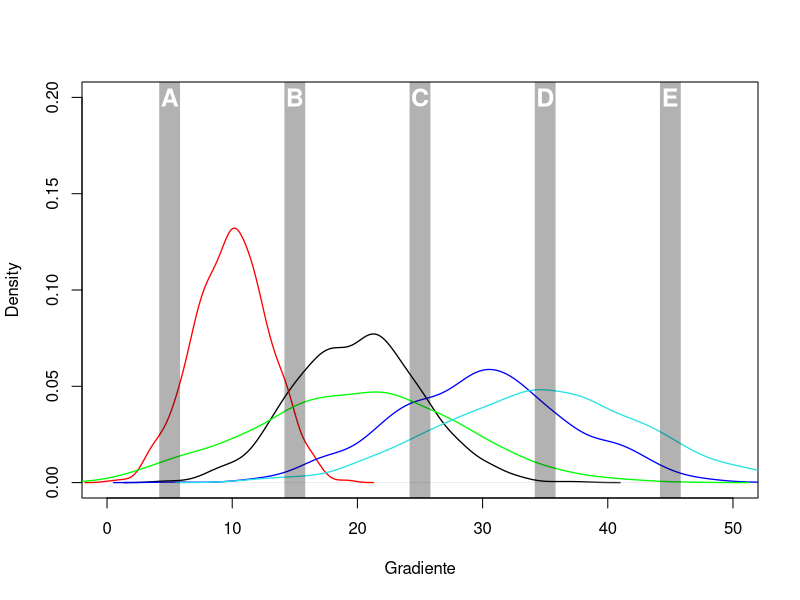
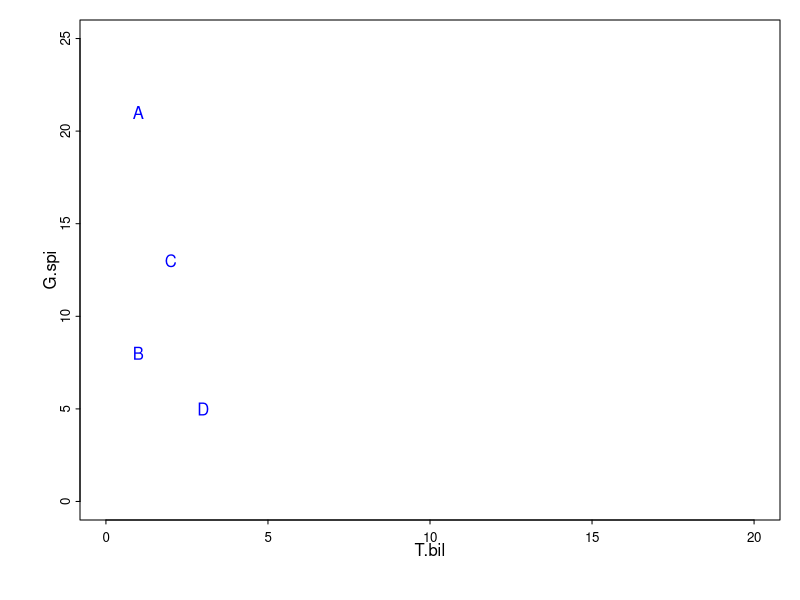
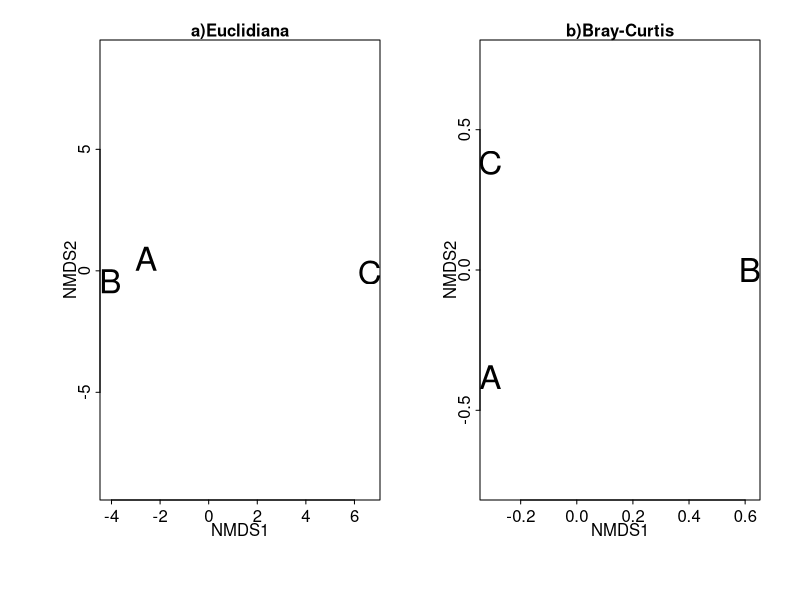
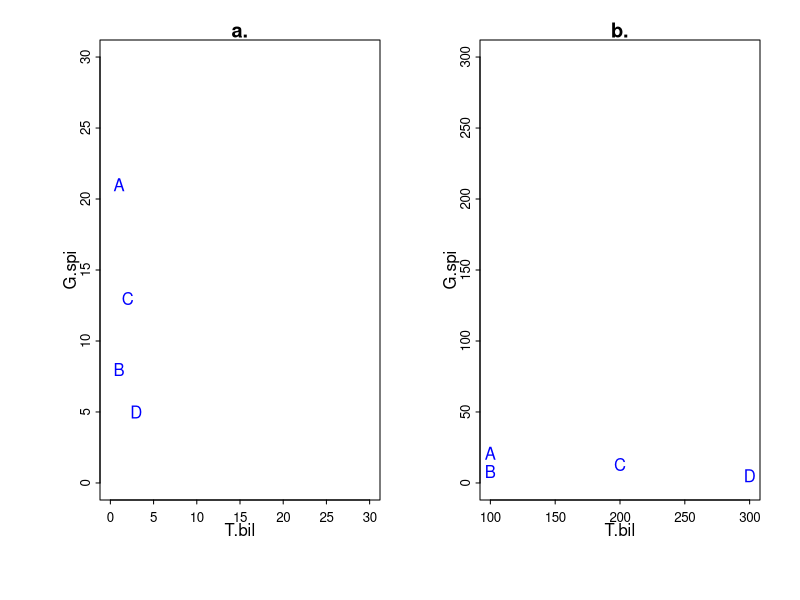
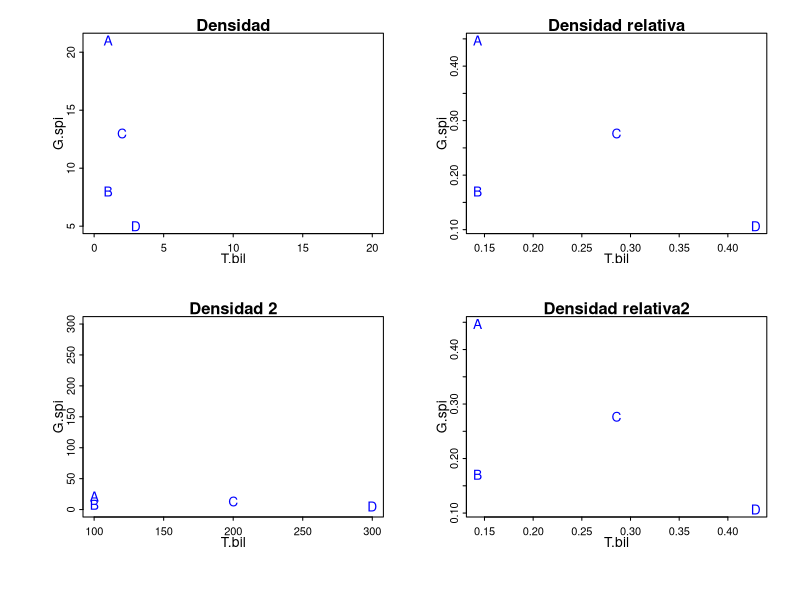

The R script that drew these images, in order:
## ---- chunk 1
set.seed(3)
com <- matrix(c(rnorm(1000, 20, 5), rnorm(1000, 10, 3),
                rnorm(1000, 30, 7), rnorm(1000, 20, 8),
                rnorm(1000, 35, 8)), 1000, 5)
colnames(com) <- letters[1:5]

plot(density(com[,"a"]),main = "", xlab="Gradiente", ylim=c(0, 0.2), xlim=c(0,50), lwd=1.3)
lines(density(com[,"b"]), col="red", lwd=1.3)
lines(density(com[,"c"]), col="blue", lwd=1.3)
lines(density(com[,"d"]), col="green", lwd=1.3)
lines(density(com[,"e"]), col=5, lwd=1.3)

abline(v=seq(5,45, by=10), lty=1, lwd=20, col=rgb(0,0,0,0.3))
text(seq(5,45, by=10),rep(0.20, 5),LETTERS[1:5], cex=1.5, font=2, col="white")

## ---- chunk 2
dens <- data.frame(T.bil = c(1, 1, 2, 3), G.spi = c(21, 8, 13, 5),
                   C.tri = c(11, 3, 7, 5), C.sca = c(16, 0, 9, 4))
row.names(dens) <- LETTERS[1:4]
## ---- chunk 3
par(mar=c(4,4,1,1), mgp=c(1,0.3,0), tcl= -0.2)
plot(dens[,1:2], type = "n", cex.axis=0.8, xlim=c(0,20), ylim=c(0,25)) 
text(dens[,1:2], row.names(dens), col ="blue")
## ---- chunk 4
comp <- dens
comp[comp>0] <- 1 #Generamos una matriz de presencia ausencia
comp

a <- sum(colSums(comp[1:2,])==1&comp[2,]==0)#Ocurren en A pero no en B
b <- sum(colSums(comp[1:2,])==1&comp[1,]==0)#Ocurren en B pero no en A
c <- sum(colSums(comp[1:2,])==2) #ocurren en A y B

## ---- chunk 5
Sor <- (2*c)/(a+b+(2*c))
Jac <- c/(a+b+c)
Sim <- c/c+min(a,b)

Sor; Jac; Sim
## ---- chunk 6
library(knitr)

MatPS <- rbind(dens[1:2,], apply(dens[1:2, ], 2, min))#Obtenemos el valor mínimo de cada especie
MatPS <- data.frame(MatPS, Medidas=rowSums(MatPS), Tipo= c("A", "B", "W")) #Obtenemos W,A,B

kable(MatPS, caption = "Medidas para obtener el porcentaje de Similitud", row.names = FALSE)
## ---- chunk 7
PS <- (2*MatPS[3,5])/(MatPS[1,5]+MatPS[2,5])
PS
## ---- chunk 8
dens
## ---- chunk 9
x <- dens[2, 1] - dens[3, 1]
x
## ---- chunk 10
y <- dens[2, 2] - dens[3, 2]
y
## ---- chunk 11
sqrt(x^2 + y^2)
## ---- chunk 12
dcMat <- data.frame(spp1=c(1,0,0),spp2=c(1,1,0),
                    spp3=c(0,1,0),sp4=c(0,1,0),
                    spp5=c(0,1,1), spp6=c(0,0,1))
rownames(dcMat) <- LETTERS[1:3]

kable(dcMat, caption = "Efecto del doble cero")

## ---- chunk 13
library(vegan)
vegdist(dcMat, "euclidean")
## ---- chunk 14
dcMat2 <- data.frame(spp1=c(0,1,0),spp2=c(1,0,8),
                    spp3=c(1,0,7))

rownames(dcMat2) <- LETTERS[1:3]

kable(dcMat2, caption = "Efecto de la abundancia")
## ---- chunk 15
dcMat2 <- data.frame(spp1=c(0,1,0),spp2=c(1,0,8),
                    spp3=c(1,0,7))

rownames(dcMat2) <- LETTERS[1:3]

kable(dcMat2, caption = "Efecto de la abundancia")
## ---- chunk 16
vegdist(dcMat2, "euclidean")
## ---- chunk 17

library(vegan) 

#Distancia Euclidiana
mdsE <- metaMDS(dcMat2, distance = "euc", autotransform = FALSE, trace = 0) 
#Distancia de Bray-Curtis
mdsB <- metaMDS(dcMat2, distance = "bray", autotransform = FALSE, trace = 0) 

## ---- chunk 18

par(mfcol=c(1,2), oma=c(1,1,1,1), mar=c(4,4,1,1),
    mgp=c(1,0.3,0), tcl= -0.2)

plot(mdsE, display = "sites", 
     type = "text",main="a)Euclidiana", 
     cex.axis= 1, cex.main=1, cex.lab=1, cex = 2)

plot(mdsB, display = "sites", type = "text", 
     main="b)Bray-Curtis", 
     cex.axis= 1, cex.main=1, cex.lab=1, cex = 2)
## ---- chunk 19
par(mar=c(4,4,1,1), mgp=c(1,0.3,0), mfcol=c(1,2), tcl= -0.2)
dens1 <- dens
dens1$T.bil <- dens1$T.bil*100
plot(dens[,1:2], type = "n", cex.axis=0.8, xlim=c(0,30), ylim=c(0,30), main="a.") 
text(dens[,1:2], row.names(dens), col ="blue")

plot(dens1[,1:2], type = "n", cex.axis=0.8, ylim=c(0,300), main="b.") 
text(dens1[,1:2], row.names(dens1), col ="blue")
## ---- chunk 20
dens[,1]/sum(dens[,1])
dens1[,1]/sum(dens1[,1])
## ---- chunk 21

dens3 <- dens[,1:2]

for(i in 1:2){
dens3[,i] <- dens[,i]/sum(dens[,i])
}
dens4 <- dens1[,1:2]

for(i in 1:2){
dens4[,i] <- dens1[,i]/sum(dens1[,i])
}

par(mfcol=c(2,2), mar=c(4,4,1,1), mgp=c(1,0.3,0), tcl= -0.2)
plot(dens[,1:2], type = "n", cex.axis=0.8, xlim=c(0,20), main = "Densidad") 
text(dens[,1:2], row.names(dens), col ="blue")

plot(dens1[,1:2], type = "n", cex.axis=0.8, ylim=c(0,300), main = "Densidad 2") 
text(dens1[,1:2], row.names(dens1), col ="blue")

plot(dens3, type = "n", cex.axis=0.8, main = "Densidad relativa") 
text(dens3, row.names(dens3), col ="blue")

plot(dens4, type = "n", cex.axis=0.8, main = "Densidad relativa2") 
text(dens4, row.names(dens4), col ="blue")

## ---- chunk 22
library(readxl)
library(knitr)
dta <- read_excel("bentos.xlsx")
kable(dta, caption = "Comunidad de macroinvertebrados acuáticos")

## ---- chunk 23
set.seed(4)
aves<- data.frame(sp1= sample(1:90, 10), sp2= sample(100:250, 10))

insectos<- data.frame(sp1= sample(5:99, 10), sp2= sample(1000:2500, 10))

##¿Qué pasa cuando transformamos?
aveT <- round(cbind(aves, sqrt(aves),log(aves)),2)
colnames(aveT) <- paste(rep(c("sp1", "sp2"), 3), c("","","sqrt", "sqrt", "log", "log"), sep=".")

kable(aveT, caption = "Efecto de la transformación. Pequeñas diferencias")

insT <- round(cbind(insectos, sqrt(insectos),log(insectos)),2) 
colnames(insT) <- paste(rep(c("sp1", "sp2"), 3), c("","","sqrt", "sqrt", "log", "log"), sep=".")

kable(insT, caption = "Efecto de la transformación, Grandes diferencias")

## ---- chunk 24
avesE <- (aves[,1]-mean(aves[,1]))/sd(aves[,1])
avesE

round(mean(avesE),1);sd(avesE) 

## ---- chunk 25

knitr::include_url("https://www.economist.com/node/21642053?fsrc=scn/tw/te/dc/brightlightsbigcities")

